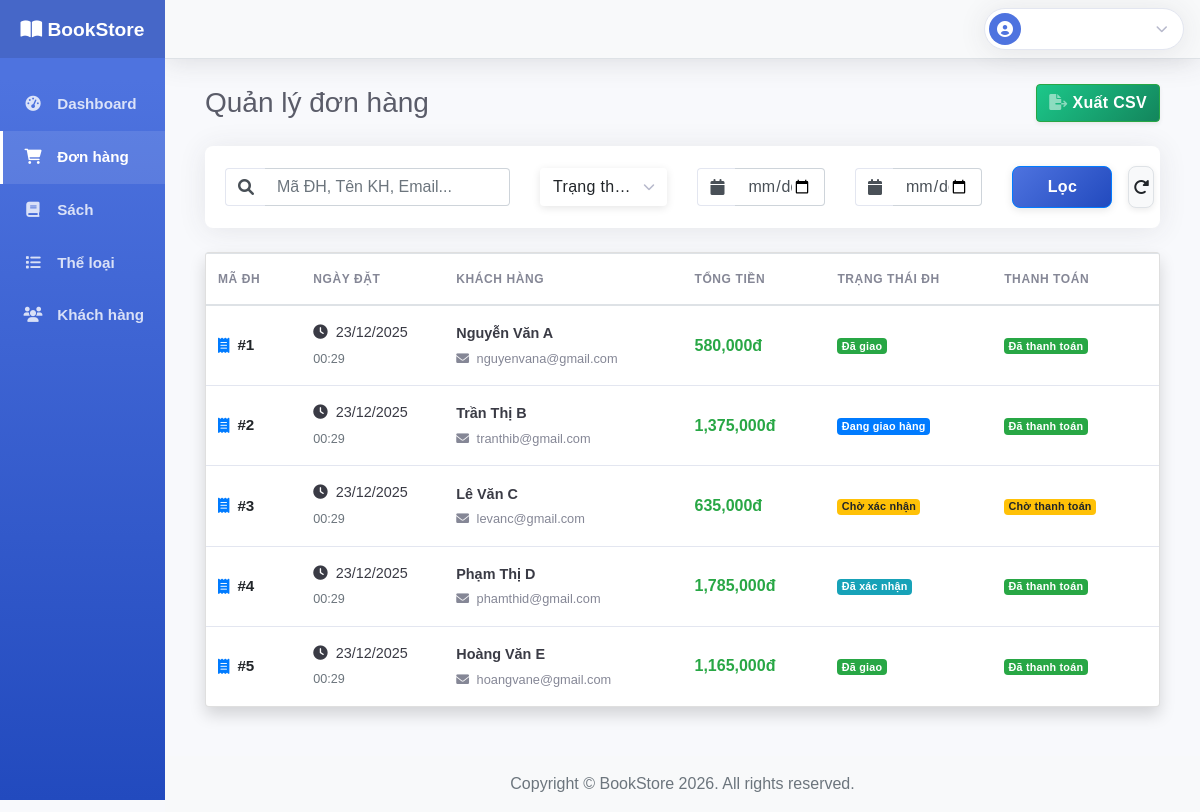
Page /Admin/index.php?page=orders (signed in) on the earlier database version.
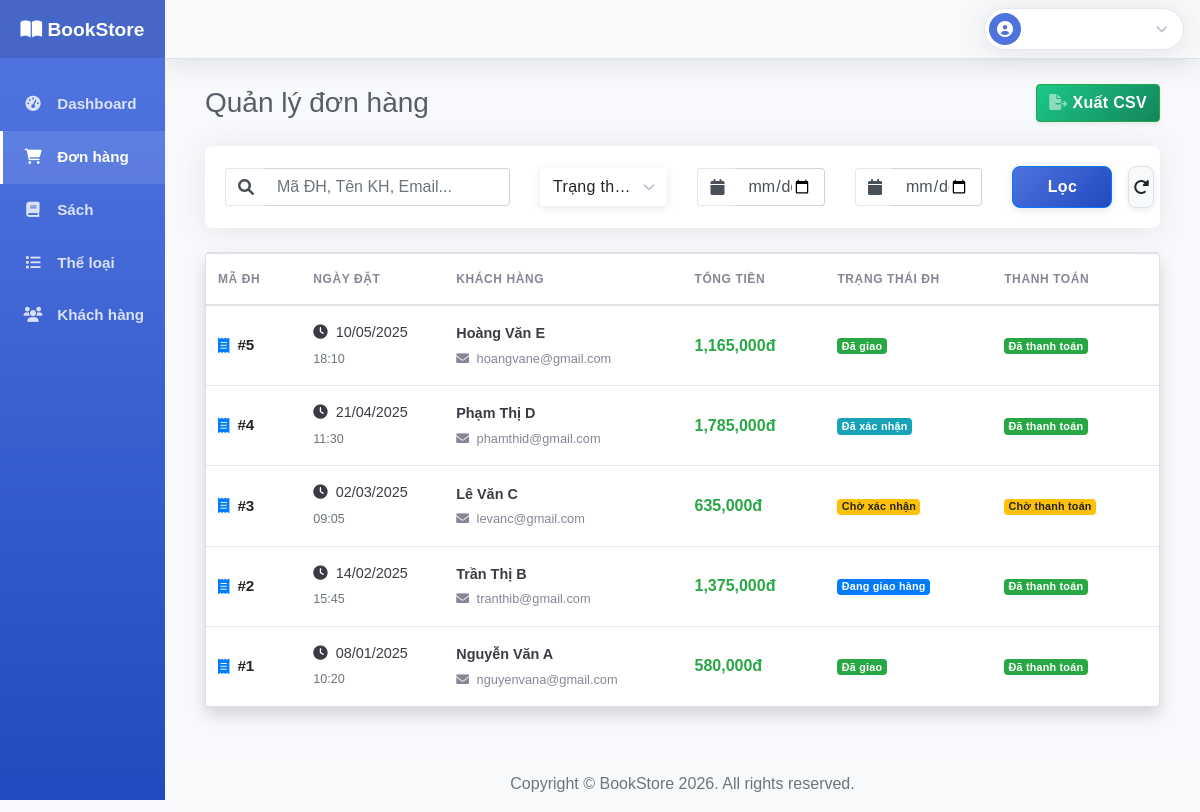
Same page on the later database version.
### tables this page shows
CREATE TABLE hoadon (
    id_hoadon INT PRIMARY KEY AUTO_INCREMENT,
    id_khachhang INT,
    ma_hoadon VARCHAR(20) UNIQUE NOT NULL,
    ngay_dat_hang TIMESTAMP DEFAULT CURRENT_TIMESTAMP,
    tong_tien DECIMAL(10,2) NOT NULL,
    trang_thai ENUM('pending', 'confirmed', 'shipping', 'completed', 'cancelled') DEFAULT 'pending',
    phuong_thuc_thanh_toan ENUM('COD', 'transfer', 'card', 'momo', 'vnpay') DEFAULT 'COD',
    trang_thai_thanh_toan ENUM('unpaid', 'paid') DEFAULT 'unpaid',
    ten_nguoi_nhan VARCHAR(100) NOT NULL,
    dia_chi_giao TEXT NOT NULL,
    sdt_giao VARCHAR(15) NOT NULL,
    email_giao VARCHAR(100),
    ghi_chu TEXT,
    ngay_cap_nhat TIMESTAMP DEFAULT CURRENT_TIMESTAMP ON UPDATE CURRENT_TIMESTAMP,
    FOREIGN KEY (id_khachhang) REFERENCES khachhang(id_khachhang) ON DELETE SET NULL,
    INDEX idx_ma_hoadon (ma_hoadon),
    INDEX idx_khachhang (id_khachhang),
    INDEX idx_trang_thai (trang_thai),
    INDEX idx_ngay (ngay_dat_hang)
);

CREATE TABLE khachhang (
    id_khachhang INT PRIMARY KEY AUTO_INCREMENT,
    ten_khachhang VARCHAR(100) NOT NULL,
    email VARCHAR(100) UNIQUE NOT NULL,
    password VARCHAR(255) NOT NULL,
    dien_thoai VARCHAR(15),
    dia_chi TEXT,
    ngay_sinh DATE,
    gioi_tinh ENUM('Nam', 'Nữ', 'Khác'),
    trang_thai ENUM('active', 'inactive', 'blocked') DEFAULT 'active',
    ngay_dang_ky TIMESTAMP DEFAULT CURRENT_TIMESTAMP,
    INDEX idx_email (email),
    INDEX idx_dien_thoai (dien_thoai)
);

### Admin/Controller/AdminOrderController.php (called while the page is built, shortened)
<?php
require_once __DIR__ . '/../../Controller/BaseController.php';
require_once __DIR__ . '/../../Controller/helpers/SessionHelper.php';
class AdminOrderController extends BaseController {
    public function index() {
        try {
            $page = isset($_GET['p']) ? (int)$_GET['p'] : 1;
            $perPage = 20;
            $status = $_GET['status'] ?? '';
            $paymentStatus = $_GET['payment_status'] ?? '';
            $search = $_GET['search'] ?? '';
            $fromDate = $_GET['from_date'] ?? '';
            $toDate = $_GET['to_date'] ?? '';
            $conditions = [];
            $params = [];
            $types = '';
            $whereClause = !empty($conditions) ? 'WHERE ' . implode(' AND ', $conditions) : '';
            $countQuery = "SELECT COUNT(*) as total
                          FROM hoadon d
                          JOIN khachhang k ON d.id_khachhang = k.id_khachhang
                          $whereClause";
            $stmt = $this->conn->prepare($countQuery);
            $stmt->execute();
            $totalOrders = $stmt->get_result()->fetch_assoc()['total'];
            $totalPages = ceil($totalOrders / $perPage);
            $offset = ($page - 1) * $perPage;
            $query = "SELECT d.id_hoadon, d.ma_hoadon AS ma_don_hang, d.ngay_dat_hang AS ngay_dat,
                             d.tong_tien AS tong_thanh_toan, d.trang_thai AS trang_thai_don_hang, d.trang_thai_thanh_toan,
                             k.ten_khachhang AS ho_ten, k.email, k.dien_thoai AS so_dien_thoai,
                             d.phuong_thuc_thanh_toan, d.ten_nguoi_nhan
                     FROM hoadon d
                     JOIN khachhang k ON d.id_khachhang = k.id_khachhang
                     $whereClause
                     ORDER BY d.ngay_dat_hang DESC
                     LIMIT ? OFFSET ?";
            $stmt = $this->conn->prepare($query);
            $params[] = $perPage;
            $params[] = $offset;
            $types .= 'ii';
            $stmt->bind_param($types, ...$params);
            $stmt->execute();
            $result = $stmt->get_result();
            $orders = [];
            while ($row = $result->fetch_assoc()) {
                $orders[] = $row;
            }
            return [
                'orders' => $orders,
                'pagination' => [
                    'current_page' => $page,
                    'total_pages' => $totalPages,
                    'total_items' => $totalOrders,
                    'per_page' => $perPage
                ],
                'filters' => [
                    'status' => $status,
                    'payment_status' => $paymentStatus,
                    'search' => $search,
                    'from_date' => $fromDate,
                    'to_date' => $toDate
                ],
                'order_statuses' => $this->getOrderStatuses(),
                'payment_statuses' => $this->getPaymentStatuses(),
                'csrf_token' => SessionHelper::generateCSRFToken()
            ];
        } catch (Exception $e) {
            error_log("Error in AdminOrderController::index: " . $e->getMessage());
            SessionHelper::setFlash('error', 'Lỗi: ' . $e->getMessage());
            return [
                'orders' => [],
                'pagination' => [
                    'current_page' => 1,
                    'total_pages' => 0,
                    'total_items' => 0,
                    'per_page' => 20
                ],
                'filters' => [
                    'status' => '',
                    'payment_status' => '',
                    'search' => '',
                    'from_date' => '',
                    'to_date' => ''
                ],
                'order_statuses' => [],
                'payment_statuses' => [],
                'csrf_token' => ''
            ];
        }
    }
    private function getOrderStatuses() {
        return [
            'pending' => 'Chờ xác nhận',
            'confirmed' => 'Đã xác nhận',
            'shipping' => 'Đang giao hàng',
            'completed' => 'Đã giao',
            'cancelled' => 'Đã hủy'
        ];
    }
    private function getPaymentStatuses() {
        return [
            'unpaid' => 'Chờ thanh toán',
            'paid' => 'Đã thanh toán'
        ];
    }
}

### Controller/BaseController.php (called while the page is built, shortened)
<?php
abstract class BaseController {
    public function __construct($conn) {
        $this->conn = $conn;
    }
}

### Controller/helpers/SessionHelper.php (called while the page is built, shortened)
<?php
class SessionHelper {
    private static $sessionStarted = false;
    public static function start() {
        if (self::$sessionStarted) {
            return true;
        }
        if (session_status() === PHP_SESSION_NONE) {
            self::$sessionStarted = true;
        }
        return true;
    }
    public static function isAdminLoggedIn() {
        return isset($_SESSION['admin_id']) && !empty($_SESSION['admin_id']);
    }
}

### Admin/View/orders/index.php (the view, shortened to what the rows shown need)
<div class="container-fluid">
    <div class="d-sm-flex align-items-center justify-content-between mb-4">
        <h1 class="h3 mb-0 text-gray-800">Quản lý đơn hàng</h1>
    </div>
    <div class="card shadow mb-4">
        <div class="card-body p-0">
            <div class="table-responsive">
                <table class="table table-custom table-hover mb-0" id="dataTable" width="100%" cellspacing="0">
                    <thead>
                        <tr>
                            <th style="width: 10%">Mã ĐH</th>
                            <th style="width: 15%">Ngày đặt</th>
                            <th style="width: 25%">Khách hàng</th>
                            <th style="width: 15%">Tổng tiền</th>
                            <th style="width: 17.5%">Trạng thái ĐH</th>
                            <th style="width: 17.5%">Thanh toán</th>
                        </tr>
                    </thead>
                    <tbody>
                        <?php if (!empty($orders)): ?>
                            <?php foreach ($orders as $order): ?>
                                <tr class="clickable-row" data-href="index.php?page=order_detail&id=<?php echo $order['id_hoadon']; ?>">
                                    <td class="align-middle">
                                        <div class="order-id">
                                            <i class="fas fa-receipt mr-2 text-primary"></i>
                                            <span class="font-weight-bold">#<?php echo $order['id_hoadon']; ?></span>
                                        </div>
                                    </td>
                                    <td class="align-middle">
                                        <div class="order-date">
                                            <i class="fas fa-clock mr-1 text-gray-400"></i>
                                            <?php echo date('d/m/Y', strtotime($order['ngay_dat'])); ?>
                                        </div>
                                        <small class="text-muted"><?php echo date('H:i', strtotime($order['ngay_dat'])); ?></small>
                                    </td>
                                    <td class="align-middle">
                                        <div class="customer-info">
                                            <div class="customer-name"><?php echo htmlspecialchars($order['ho_ten']); ?></div>
                                            <small class="customer-email">
                                                <i class="fas fa-envelope mr-1"></i>
                                                <?php echo htmlspecialchars($order['email']); ?>
                                            </small>
                                        </div>
                                    </td>
                                    <td class="align-middle">
                                        <div class="price-tag text-success font-weight-bold">
                                            <?php echo number_format($order['tong_thanh_toan']); ?>đ
                                        </div>
                                    </td>
                                    <td class="align-middle">
                                        <?php
                                        $statusClass = 'secondary';
                                        $orderStatusCode = $order['trang_thai_don_hang'] ?? '';
                                        $orderStatusLabelMap = [
                                            'pending' => 'Chờ xác nhận',
                                            'confirmed' => 'Đã xác nhận',
                                            'shipping' => 'Đang giao hàng',
                                            'completed' => 'Đã giao',
                                            'cancelled' => 'Đã hủy',
                                        ];
                                        $orderStatusLabel = $orderStatusLabelMap[$orderStatusCode] ?? $orderStatusCode;
                                        switch ($orderStatusCode) {
                                            case 'pending':
                                                $statusClass = 'badge-warning';
                                                break;
                                            case 'confirmed':
                                                $statusClass = 'badge-info';
                                                break;
                                            case 'shipping':
                                                $statusClass = 'badge-primary';
                                                break;
                                            case 'completed':
                                                $statusClass = 'badge-success';
                                                break;
                                        }
                                        ?>
                                        <span class="badge badge-pill-custom <?php echo $statusClass; ?>">
                                            <?php echo htmlspecialchars($orderStatusLabel); ?>
                                        </span>
                                    </td>
                                    <td class="align-middle">
                                        <?php
                                        $paymentClass = 'secondary';
                                        $paymentStatusCode = $order['trang_thai_thanh_toan'] ?? '';
                                        $paymentStatusLabelMap = [
                                            'unpaid' => 'Chờ thanh toán',
                                            'paid' => 'Đã thanh toán',
                                        ];
                                        $paymentStatusLabel = $paymentStatusLabelMap[$paymentStatusCode] ?? $paymentStatusCode;
                                        switch ($paymentStatusCode) {
                                            case 'unpaid':
                                                $paymentClass = 'badge-warning';
                                                break;
                                            case 'paid':
                                                $paymentClass = 'badge-success';
                                                break;
                                        }
                                        ?>
                                        <span class="badge badge-pill-custom <?php echo $paymentClass; ?>">
                                            <?php echo htmlspecialchars($paymentStatusLabel); ?>
                                        </span>
                                    </td>
                                </tr>
                            <?php endforeach; ?>
                        <?php endif; ?>
                    </tbody>
                </table>
            </div>
        </div>
    </div>
</div>

Differences in the rows shown:
changed hoadon "Hoàng Văn E": ngay_dat_hang "23/12/2025" → "10/05/2025"; ngay_dat_hang "00:29" → "18:10"; moves up the list
changed hoadon "Đã xác nhận": ngay_dat_hang "23/12/2025" → "21/04/2025"; ngay_dat_hang "00:29" → "11:30"; moves up the list
changed hoadon "Chờ xác nhận": ngay_dat_hang "23/12/2025" → "02/03/2025"; ngay_dat_hang "00:29" → "09:05"; moves down the list
changed hoadon "Đang giao hàng": ngay_dat_hang "23/12/2025" → "14/02/2025"; ngay_dat_hang "00:29" → "15:45"; moves down the list
changed hoadon "Nguyễn Văn A": ngay_dat_hang "23/12/2025" → "08/01/2025"; ngay_dat_hang "00:29" → "10:20"
